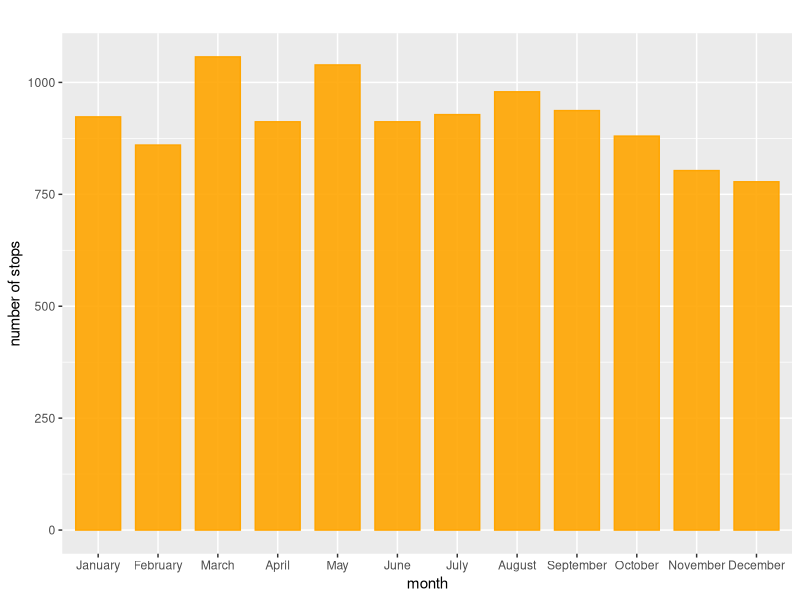
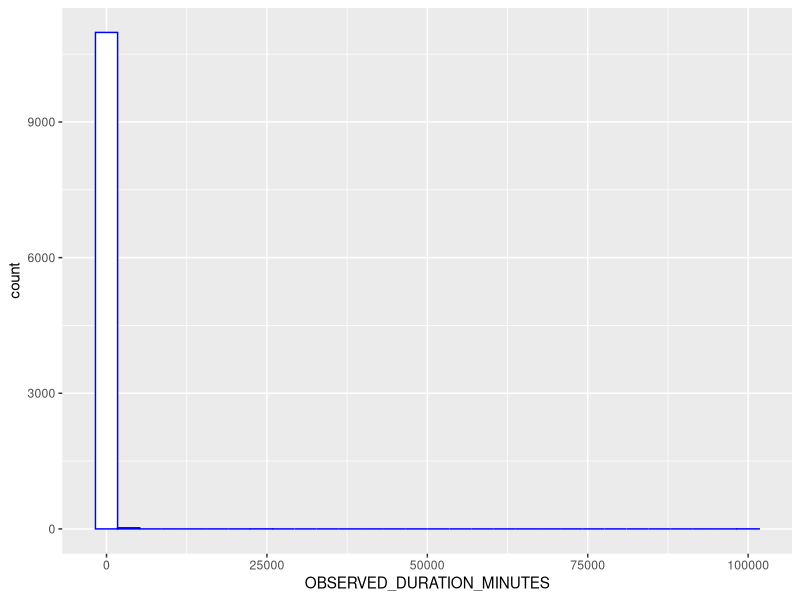
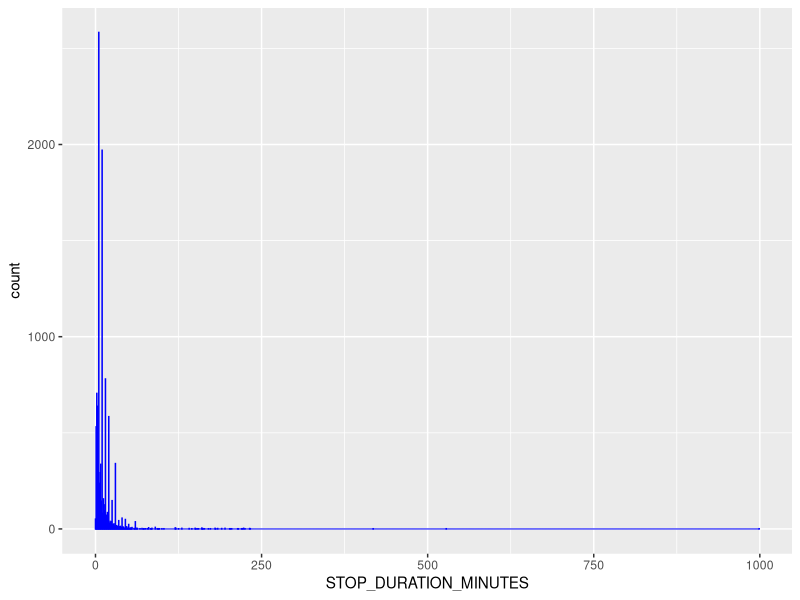

Write R code to recreate these figures, in order.
## ---- chunk 1
NYPD <- read.csv("Data/2018_sqf_database-abbr.csv")
install.packages("tidyverse")
library(tidyverse)
library(ggplot2)
## ---- chunk 2
# the number of stops in each month in the year 2018
# MONTH2: categorical variable
reorder_month <- c("January","February","March","April","May","June","July","August","September","October","November","December")
NYPD$MONTH2 = factor(NYPD$MONTH2,levels=reorder_month)
ggplot(NYPD, aes(MONTH2)) + geom_bar(alpha=0.90, colour="orange", fill="orange",width=0.75) + labs(title="", y="number of stops", x="month")

## ---- chunk 3
max(NYPD$OBSERVED_DURATION_MINUTES)
length(NYPD[NYPD$OBSERVED_DURATION_MINUTES>20,"OBSERVED_DURATION_MINUTES"])
mean(NYPD$OBSERVED_DURATION_MINUTES)
ggplot(NYPD, aes(OBSERVED_DURATION_MINUTES)) + geom_histogram(colour = "blue", fill = "white")
ggplot(NYPD, aes(STOP_DURATION_MINUTES)) + geom_histogram(binwidth = 0.10, colour = "blue", fill = "white", bins = 15)
## ---- chunk 4

